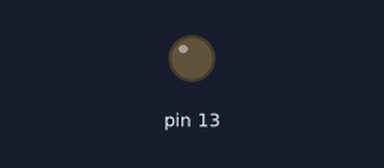
Recording of a sketch running on a simulated Arduino Uno, built with avr-gcc and run on an emulated ATmega328P. Parts: output pins drawn as LEDs (lit = HIGH).

Above: at 1.7 s.
At 13.6 s:
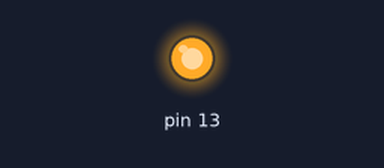
Timing chart, 0 to 14.0 s (numbered marks = the images above):
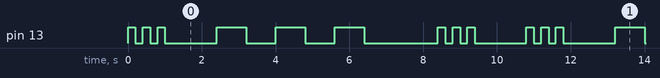

The sketch:

z7arduino.ino
```cpp
void setup(){
	pinMode(13,OUTPUT);
}

void loop(){
	for (int i=0;i<3;i=i+1){
		digitalWrite(13, HIGH);
		delay(200);
		digitalWrite(13,LOW);
		delay(200);}

	delay(1200);

	for (int i=0;i<3;i=i+1){
		digitalWrite(13, HIGH);
		delay(800);
		digitalWrite(13,LOW);
		delay(800);}

	delay(1200);

	for (int i=0;i<3;i=i+1){
		digitalWrite(13, HIGH);
		delay(200);
		digitalWrite(13,LOW);
		delay(200);}

	delay(1200);
}
```

Measured:
- by itself, pin 13: repeats every 10.8 s: 2 × (LOW 0.20 s, HIGH 0.20 s), LOW 1.4 s, 2 × (HIGH 0.80 s, LOW 0.80 s), HIGH 0.80 s, LOW 2.0 s, 2 × (HIGH 0.20 s, LOW 0.20 s), HIGH 0.20 s, LOW 1.4 s, HIGH 0.20 s
- by itself, everything shown: repeats every 10.8 s, in 18 steps
